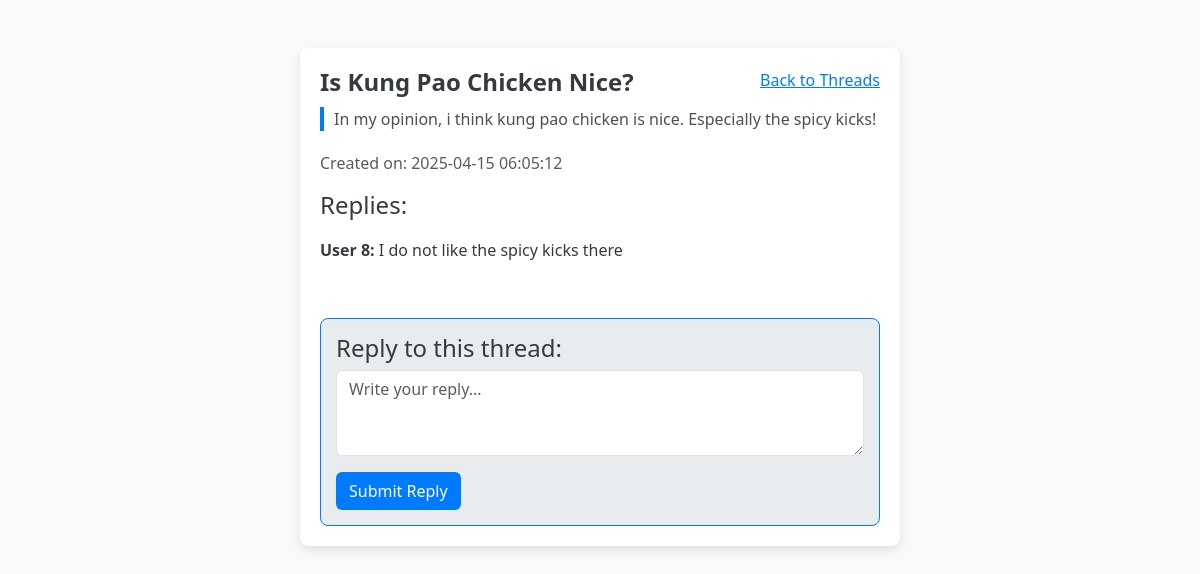
The app's page /view/thread.php?id=1 (signed in) with its own data.
### tables this page shows
CREATE TABLE `forum_thread` (
  `thread_id` int(10) NOT NULL,
  `user_id` int(10) NOT NULL,
  `category_id` int(10) NOT NULL,
  `title` varchar(255) NOT NULL,
  `content` text NOT NULL,
  `created_time` datetime NOT NULL,
  `updated_at` datetime DEFAULT NULL
);

CREATE TABLE `forum_post` (
  `post_id` int(10) NOT NULL,
  `thread_id` int(10) NOT NULL,
  `user_id` int(10) NOT NULL,
  `content` text NOT NULL,
  `created_time` datetime NOT NULL
);

### controller/forum_controller.php (called while the page is built, shortened)
<?php
require_once '../model/forum_model.php';
class ForumController {
    private $threadModel;
    private $postModel;
    public function __construct($db) {
        $this->threadModel = new ForumThreadModel($db);
        $this->postModel = new ForumPostModel($db);
    }
    public function getThreadById($threadId) {
        return $this->threadModel->getThreadById($threadId);
    }
    public function getPostsByThread($thread_id) {
        return $this->postModel->getPostsByThread($thread_id);
    }
}
?>

### model/forum_model.php (called while the page is built, shortened)
<?php
class ForumThreadModel {
    private $conn;
    public function __construct($db) {
        $this->conn = $db;
    }
    public function getThreadById($thread_id) {
        $sql = "SELECT * FROM forum_thread WHERE thread_id = ?";
        $stmt = $this->conn->prepare($sql);
        $stmt->bind_param("i", $thread_id);
        $stmt->execute();
        $result = $stmt->get_result();
        return $result->fetch_assoc();
    }
}
class ForumPostModel {
    private $conn;
    public function __construct($db) {
        $this->conn = $db;
    }
    public function getPostsByThread($thread_id) {
        $sql = "SELECT * FROM forum_post WHERE thread_id = ?";
        $stmt = $this->conn->prepare($sql);
        $stmt->bind_param("i", $thread_id);
        $stmt->execute();
        $result = $stmt->get_result();
        return $result->fetch_all(MYSQLI_ASSOC);
    }
}
?>

### view/thread.php (the view, shortened to what this page needs)
<?php
require '../controller/forum_controller.php';
$forumController = new ForumController($conn);
$threadId = $_GET['id'] ?? null;
$thread = $forumController->getThreadById($threadId);
$posts = $forumController->getPostsByThread($threadId);
?>
<!DOCTYPE html>
<html lang="en">
<head>
  <link rel="stylesheet" href="https://cdn.jsdelivr.net/npm/bootstrap@5.3.3/dist/css/bootstrap.min.css">
</head>
<body>
  <div class="container mt-5">
    <div class="thread-container">
      <a href="category_threads.php?id=<?= $thread['category_id'] ?>" class="back-button">Back to Threads</a>
      <h2 class="thread-title"><?= htmlspecialchars($thread['title']) ?></h2>
      <p class="thread-content"><?= htmlspecialchars($thread['content']) ?></p>
      <p class="text-muted">Created on: <?= htmlspecialchars($thread['created_time']) ?></p>
      <h4>Replies:</h4>
      <div class="replies">
        <?php foreach ($posts as $post): ?>
        <div class="reply">
            <p><strong>User <?= htmlspecialchars($post['user_id']) ?>:</strong> <?= htmlspecialchars($post['content']) ?></p>
        </div>
        <?php endforeach; ?>
      </div>
      <div class="reply-form">
        <h4>Reply to this thread:</h4>
        <form action="../controller/forum_controller.php?action=createPost" method="POST">
          <div class="mb-3">
            <textarea class="form-control" name="content" rows="3" placeholder="Write your reply..." required></textarea>
          </div>
          <button type="submit" class="btn reply-button">Submit Reply</button>
        </form>
      </div>
    </div>
  </div>
</body>
</html>

### view/thread.php (style rules this page uses)
body { background-color: #f8f9fa; color: #343a40; }
.thread-container { background: white; border-radius: 8px; box-shadow: 0 4px 8px rgba(0, 0, 0, 0.1); padding: 20px; margin: 20px auto; max-width: 600px; position: relative; }
.thread-title { font-size: 24px; margin-bottom: 10px; font-weight: bold; }
.thread-content { font-size: 16px; margin-bottom: 20px; border-left: 4px solid #007bff; padding-left: 10px; color: #495057; }
.reply-form { margin-top: 30px; padding: 15px; background-color: #e9ecef; border-radius: 8px; border: 1px solid #007bff; }
.reply-button { background-color: #007bff; color: white; }
.back-button { position: absolute; top: 20px; right: 20px; color: #007bff; }
.reply { border-bottom: 1px solid #ddd; padding: 10px 0; }
.reply:last-child { border-bottom: none; }

### records on screen
forum_thread: title "Is Kung Pao Chicken Nice?", content "In my opinion, i think kung pao chicken is nice. Especially the spicy kicks!", created_time "2025-04-15 06:05:12"
forum_post: user "8", content "I do not like the spicy kicks there"
